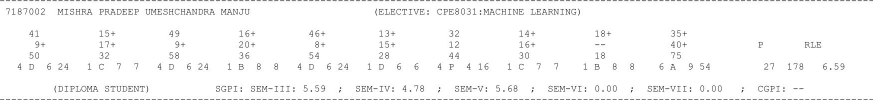
#> input picture Crop_Image/crop_2.png, 1746 x 200 px (shown at 1/2 size)
$ jupyter execute --allow-errors Image_syntehsize.ipynb
#> lines starting #> are read from the running program, lines starting #| are printed output that depends on the picture
[cell 1]
import matplotlib.pyplot as plt
import cv2
from pylab import rcParams
from IPython.display import Image
import pytesseract
import requests
pytesseract.pytesseract.tesseract_cmd=r'C:\Users\Shubham\AppData\Local\Tesseract-OCR\tesseract.exe'
from PIL import Image
from PIL import ImageFilter
custom_config = r'--oem 3 --psm 6'

[cell 2]
import numpy as np
import cv2
from IPython.display import Image,display
img = cv2.imread("./Crop_Image/crop_2.png")
#> img is the input picture: shape (200, 1746, 3); min 0, max 255, mean 247.7
cv2.imwrite("./synt.png", img)
display(Image("./synt.png"))

[cell 3]
import numpy as np
import cv2
from IPython.display import Image,display
img = cv2.imread("./Crop_Image/crop_2.png")
gry = cv2.cvtColor(img, cv2.COLOR_BGR2GRAY)

cv2.imwrite("./synt.png", gry)
display(Image("./synt.png"))

#> (a cell that did not finish here is left out)

[cell 5]
from PIL import Image
image = Image.open('./Crop_Image/crop_2.png')
new_image = image.resize((2000, 500))
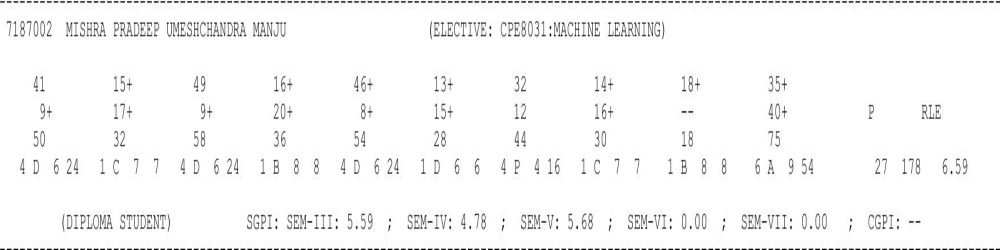
#> new_image: PIL image 2000x500 RGB (shown at 1/2 size); min 0, max 255, mean 247.5
new_image.save('resize.png')

[cell 6]
import numpy as np
import cv2
from IPython.display import Image,display
img = cv2.imread("./resize.png")
#> (the rest of this cell did not finish here and is left out)

#> (a cell that did not finish here is left out)

[cell 8]
import cv2
import numpy as np

# path to input image is specified and
# image is loaded with imread command
image1 = cv2.imread('./Crop_Image/crop_2.png')

# cv2.cvtColor is applied over the
# image input with applied parameters
# to convert the image in grayscale
img = cv2.cvtColor(image1, cv2.COLOR_BGR2GRAY)

# applying different thresholding
# techniques on the input image
thresh1 = cv2.adaptiveThreshold(img, 255, cv2.ADAPTIVE_THRESH_MEAN_C,
                                          cv2.THRESH_BINARY, 199, 5)
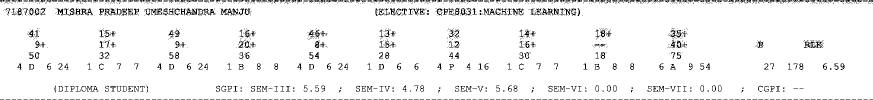
#> thresh1: shape (200, 1746) (shown at 1/2 size); 94.8% white; black in thin lines or dots

thresh2 = cv2.adaptiveThreshold(img, 255, cv2.ADAPTIVE_THRESH_GAUSSIAN_C,
                                          cv2.THRESH_BINARY, 199, 5)
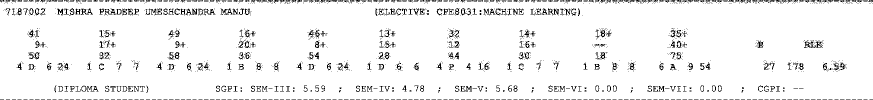
#> thresh2: shape (200, 1746) (shown at 1/2 size); 94.6% white; black in thin lines or dots

# the window showing output images
# with the corresponding thresholding
# techniques applied to the input image

[cell 9]
import cv2
import numpy as np

blurred1 = cv2.GaussianBlur(thresh1, (5, 5), 0)
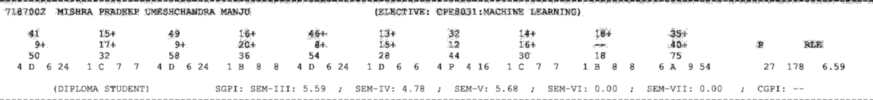
#> blurred1: shape (200, 1746) (shown at 1/2 size); min 12, max 255, mean 241.8
blurred2 = cv2.GaussianBlur(thresh2, (5, 5), 0)
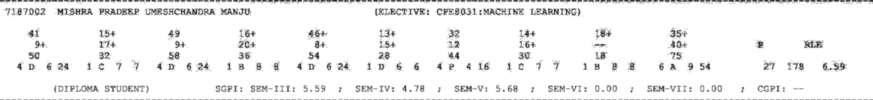
#> blurred2: shape (200, 1746) (shown at 1/2 size); min 12, max 255, mean 241.2
cv2.imshow('Adaptive Mean', blurred1)
cv2.imshow('Adaptive Gaussian', blurred2)
if cv2.waitKey(0) & 0xff == 27:
#> (key Esc is pressed here)
    cv2.destroyAllWindows()

#> (a cell that did not finish here is left out)

[cell 11]
import numpy as np
import cv2

img = cv2.imread('./Crop_Image/crop_2.png',0)
kernel = np.ones((5,5),np.uint8)
erosion = cv2.erode(img,kernel,iterations = 1)
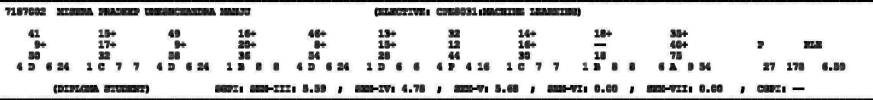
#> erosion: shape (200, 1746) (shown at 1/2 size); min 0, max 255, mean 217.8
dilation = cv2.dilate(erosion,kernel,iterations = 2)
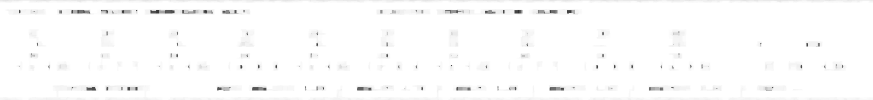
#> dilation: shape (200, 1746) (shown at 1/2 size); min 40, max 255, mean 251.7
cv2.imshow('Adaptive Mean', dilation)

if cv2.waitKey(0):
#> (key Esc is pressed here)
    cv2.destroyAllWindows()

$ run again, with Crop_Image/crop_1.png copied over Crop_Image/crop_2.png
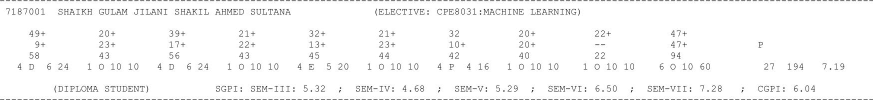
#> input picture Crop_Image/crop_1.png, 1746 x 200 px (shown at 1/2 size)
#> img is the input picture: shape (200, 1746, 3); min 0, max 255, mean 247.4
#> `thresh1 = cv2.adaptiveThreshold(img, 255, cv2.ADAPTIVE_THRESH_MEAN_C, ..`:
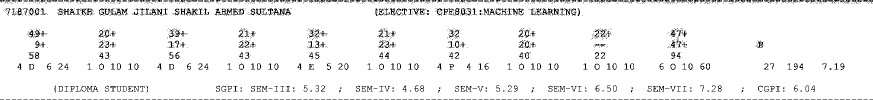
#> thresh1: shape (200, 1746) (shown at 1/2 size); 94.6% white; black in thin lines or dots
#> thresh2: shape (200, 1746); 94.4% white; black in thin lines or dots
#> `dilation = cv2.dilate(erosion,kernel,iterations = 2)`:
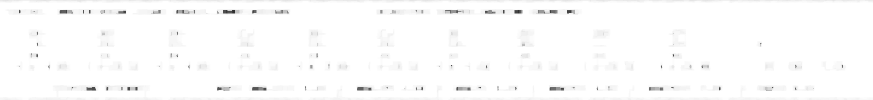
#> dilation: shape (200, 1746) (shown at 1/2 size); min 45, max 255, mean 251.8

$ run again, with Crop_Image/crop_10.png copied over Crop_Image/crop_2.png
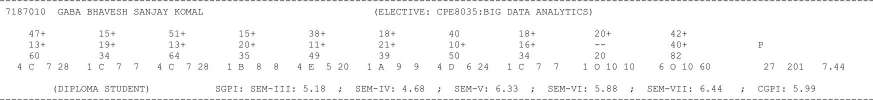
#> input picture Crop_Image/crop_10.png, 1746 x 200 px (shown at 1/2 size)
#> img is the input picture: shape (200, 1746, 3); min 0, max 255, mean 247.8
#> `thresh1 = cv2.adaptiveThreshold(img, 255, cv2.ADAPTIVE_THRESH_MEAN_C, ..`:
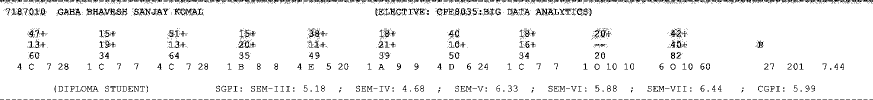
#> thresh1: shape (200, 1746) (shown at 1/2 size); 94.9% white; black in thin lines or dots
#> thresh2: shape (200, 1746); 94.6% white; black in thin lines or dots
#> `dilation = cv2.dilate(erosion,kernel,iterations = 2)`:
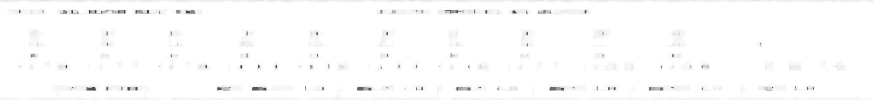
#> dilation: shape (200, 1746) (shown at 1/2 size); min 38, max 255, mean 252
